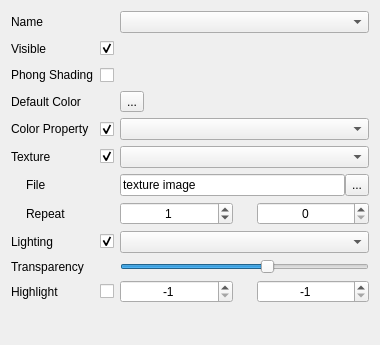
<?xml version="1.0" encoding="UTF-8"?>
<ui version="4.0">
 <class>WidgetLinesDrawable</class>
 <widget class="QWidget" name="WidgetLinesDrawable">
  <property name="geometry">
   <rect>
    <x>0</x>
    <y>0</y>
    <width>380</width>
    <height>345</height>
   </rect>
  </property>
  <property name="windowTitle">
   <string>Surface mesh renderer</string>
  </property>
  <property name="locale">
   <locale language="English" country="UnitedStates"/>
  </property>
  <layout class="QVBoxLayout" name="verticalLayout">
   <item>
    <layout class="QGridLayout" name="gridLayout">
     <item row="0" column="0">
      <widget class="QLabel" name="labelName">
       <property name="maximumSize">
        <size>
         <width>16777215</width>
         <height>20</height>
        </size>
       </property>
       <property name="text">
        <string>Name</string>
       </property>
      </widget>
     </item>
     <item row="1" column="0">
      <widget class="QLabel" name="labelVisible">
       <property name="maximumSize">
        <size>
         <width>16777215</width>
         <height>20</height>
        </size>
       </property>
       <property name="text">
        <string>Visible</string>
       </property>
      </widget>
     </item>
     <item row="1" column="1">
      <widget class="QCheckBox" name="checkBoxVisible">
       <property name="toolTip">
        <string>Show/Hide surface</string>
       </property>
       <property name="text">
        <string/>
       </property>
       <property name="checked">
        <bool>true</bool>
       </property>
      </widget>
     </item>
     <item row="1" column="2">
      <spacer name="horizontalSpacer">
       <property name="orientation">
        <enum>Qt::Horizontal</enum>
       </property>
       <property name="sizeHint" stdset="0">
        <size>
         <width>239</width>
         <height>20</height>
        </size>
       </property>
      </spacer>
     </item>
     <item row="2" column="0">
      <widget class="QLabel" name="labelPhongShading">
       <property name="text">
        <string>Phong Shading</string>
       </property>
      </widget>
     </item>
     <item row="2" column="1">
      <widget class="QCheckBox" name="checkBoxPhongShading">
       <property name="minimumSize">
        <size>
         <width>0</width>
         <height>20</height>
        </size>
       </property>
       <property name="toolTip">
        <string>Check to enable Phong shading</string>
       </property>
       <property name="text">
        <string/>
       </property>
      </widget>
     </item>
     <item row="2" column="2">
      <spacer name="horizontalSpacer_2">
       <property name="orientation">
        <enum>Qt::Horizontal</enum>
       </property>
       <property name="sizeHint" stdset="0">
        <size>
         <width>239</width>
         <height>20</height>
        </size>
       </property>
      </spacer>
     </item>
     <item row="3" column="0">
      <widget class="QLabel" name="labelDefaultColor">
       <property name="text">
        <string>Default Color</string>
       </property>
      </widget>
     </item>
     <item row="3" column="2">
      <layout class="QHBoxLayout" name="horizontalLayout_3">
       <item>
        <widget class="QToolButton" name="toolButtonDefaultColor">
         <property name="toolTip">
          <string>Default surface color</string>
         </property>
         <property name="text">
          <string>...</string>
         </property>
        </widget>
       </item>
       <item>
        <spacer name="horizontalSpacer_3">
         <property name="orientation">
          <enum>Qt::Horizontal</enum>
         </property>
         <property name="sizeHint" stdset="0">
          <size>
           <width>108</width>
           <height>20</height>
          </size>
         </property>
        </spacer>
       </item>
      </layout>
     </item>
     <item row="4" column="0">
      <widget class="QLabel" name="labelColorProperty">
       <property name="text">
        <string>Color Property</string>
       </property>
      </widget>
     </item>
     <item row="4" column="1">
      <widget class="QCheckBox" name="checkBoxColorProperty">
       <property name="minimumSize">
        <size>
         <width>0</width>
         <height>20</height>
        </size>
       </property>
       <property name="toolTip">
        <string>Check to enable Phong shading</string>
       </property>
       <property name="text">
        <string/>
       </property>
       <property name="checked">
        <bool>true</bool>
       </property>
      </widget>
     </item>
     <item row="4" column="2">
      <widget class="QComboBox" name="comboBoxColorProperty">
       <property name="toolTip">
        <string>Select the scalar field to visualize</string>
       </property>
      </widget>
     </item>
     <item row="5" column="0">
      <widget class="QLabel" name="labelTexture">
       <property name="text">
        <string>Texture</string>
       </property>
      </widget>
     </item>
     <item row="5" column="1">
      <widget class="QCheckBox" name="checkBoxTexture">
       <property name="toolTip">
        <string>Use texture for color mapping</string>
       </property>
       <property name="text">
        <string/>
       </property>
       <property name="checked">
        <bool>true</bool>
       </property>
      </widget>
     </item>
     <item row="5" column="2">
      <widget class="QComboBox" name="comboBoxTexture">
       <property name="toolTip">
        <string>Colormap style</string>
       </property>
      </widget>
     </item>
     <item row="6" column="0">
      <layout class="QHBoxLayout" name="horizontalLayout">
       <item>
        <spacer name="horizontalSpacer_7">
         <property name="orientation">
          <enum>Qt::Horizontal</enum>
         </property>
         <property name="sizeType">
          <enum>QSizePolicy::Minimum</enum>
         </property>
         <property name="sizeHint" stdset="0">
          <size>
           <width>15</width>
           <height>22</height>
          </size>
         </property>
        </spacer>
       </item>
       <item>
        <widget class="QLabel" name="labelTextureFile">
         <property name="sizePolicy">
          <sizepolicy hsizetype="Preferred" vsizetype="Preferred">
           <horstretch>0</horstretch>
           <verstretch>0</verstretch>
          </sizepolicy>
         </property>
         <property name="minimumSize">
          <size>
           <width>30</width>
           <height>22</height>
          </size>
         </property>
         <property name="text">
          <string>File</string>
         </property>
        </widget>
       </item>
      </layout>
     </item>
     <item row="6" column="2">
      <layout class="QHBoxLayout" name="horizontalLayout_17">
       <property name="spacing">
        <number>0</number>
       </property>
       <item>
        <widget class="QLineEdit" name="lineEditTextureFile">
         <property name="sizePolicy">
          <sizepolicy hsizetype="Expanding" vsizetype="Preferred">
           <horstretch>0</horstretch>
           <verstretch>0</verstretch>
          </sizepolicy>
         </property>
         <property name="minimumSize">
          <size>
           <width>50</width>
           <height>22</height>
          </size>
         </property>
         <property name="maximumSize">
          <size>
           <width>16777215</width>
           <height>16777215</height>
          </size>
         </property>
         <property name="text">
          <string>texture image</string>
         </property>
         <property name="alignment">
          <set>Qt::AlignLeading|Qt::AlignLeft|Qt::AlignVCenter</set>
         </property>
         <property name="readOnly">
          <bool>true</bool>
         </property>
        </widget>
       </item>
       <item>
        <widget class="QToolButton" name="toolButtonTextureFile">
         <property name="sizePolicy">
          <sizepolicy hsizetype="Fixed" vsizetype="Preferred">
           <horstretch>0</horstretch>
           <verstretch>0</verstretch>
          </sizepolicy>
         </property>
         <property name="minimumSize">
          <size>
           <width>20</width>
           <height>22</height>
          </size>
         </property>
         <property name="text">
          <string>...</string>
         </property>
        </widget>
       </item>
      </layout>
     </item>
     <item row="7" column="0">
      <layout class="QHBoxLayout" name="horizontalLayout_5">
       <item>
        <spacer name="horizontalSpacer_8">
         <property name="orientation">
          <enum>Qt::Horizontal</enum>
         </property>
         <property name="sizeType">
          <enum>QSizePolicy::Minimum</enum>
         </property>
         <property name="sizeHint" stdset="0">
          <size>
           <width>15</width>
           <height>22</height>
          </size>
         </property>
        </spacer>
       </item>
       <item>
        <widget class="QLabel" name="labelTextureRepeat">
         <property name="sizePolicy">
          <sizepolicy hsizetype="Preferred" vsizetype="Preferred">
           <horstretch>0</horstretch>
           <verstretch>0</verstretch>
          </sizepolicy>
         </property>
         <property name="minimumSize">
          <size>
           <width>30</width>
           <height>22</height>
          </size>
         </property>
         <property name="text">
          <string>Repeat</string>
         </property>
        </widget>
       </item>
      </layout>
     </item>
     <item row="7" column="2">
      <layout class="QHBoxLayout" name="horizontalLayout_2">
       <item>
        <widget class="QSpinBox" name="spinBoxTextureRepeat">
         <property name="sizePolicy">
          <sizepolicy hsizetype="Expanding" vsizetype="Preferred">
           <horstretch>0</horstretch>
           <verstretch>0</verstretch>
          </sizepolicy>
         </property>
         <property name="minimumSize">
          <size>
           <width>20</width>
           <height>22</height>
          </size>
         </property>
         <property name="alignment">
          <set>Qt::AlignCenter</set>
         </property>
         <property name="readOnly">
          <bool>false</bool>
         </property>
         <property name="value">
          <number>1</number>
         </property>
        </widget>
       </item>
       <item>
        <spacer name="horizontalSpacer_4">
         <property name="orientation">
          <enum>Qt::Horizontal</enum>
         </property>
         <property name="sizeType">
          <enum>QSizePolicy::Minimum</enum>
         </property>
         <property name="sizeHint" stdset="0">
          <size>
           <width>18</width>
           <height>17</height>
          </size>
         </property>
        </spacer>
       </item>
       <item>
        <widget class="QSpinBox" name="spinBoxFractionalRepeat">
         <property name="sizePolicy">
          <sizepolicy hsizetype="Expanding" vsizetype="Preferred">
           <horstretch>0</horstretch>
           <verstretch>0</verstretch>
          </sizepolicy>
         </property>
         <property name="minimumSize">
          <size>
           <width>20</width>
           <height>22</height>
          </size>
         </property>
         <property name="alignment">
          <set>Qt::AlignCenter</set>
         </property>
        </widget>
       </item>
      </layout>
     </item>
     <item row="8" column="0">
      <widget class="QLabel" name="labelLighting">
       <property name="maximumSize">
        <size>
         <width>16777215</width>
         <height>20</height>
        </size>
       </property>
       <property name="text">
        <string>Lighting</string>
       </property>
      </widget>
     </item>
     <item row="8" column="1">
      <widget class="QCheckBox" name="checkBoxLighting">
       <property name="toolTip">
        <string>Show/Hide surface</string>
       </property>
       <property name="text">
        <string/>
       </property>
       <property name="checked">
        <bool>true</bool>
       </property>
      </widget>
     </item>
     <item row="8" column="2">
      <widget class="QComboBox" name="comboBoxLighting">
       <property name="toolTip">
        <string>Select the scalar field to visualize</string>
       </property>
      </widget>
     </item>
     <item row="9" column="0">
      <widget class="QLabel" name="labelTransparency">
       <property name="text">
        <string>Transparency</string>
       </property>
      </widget>
     </item>
     <item row="9" column="2">
      <widget class="QSlider" name="horizontalTransparency">
       <property name="sizePolicy">
        <sizepolicy hsizetype="Expanding" vsizetype="Fixed">
         <horstretch>0</horstretch>
         <verstretch>0</verstretch>
        </sizepolicy>
       </property>
       <property name="toolTip">
        <string>The opacity of the surface</string>
       </property>
       <property name="maximum">
        <number>100</number>
       </property>
       <property name="value">
        <number>60</number>
       </property>
       <property name="orientation">
        <enum>Qt::Horizontal</enum>
       </property>
      </widget>
     </item>
     <item row="10" column="0">
      <widget class="QLabel" name="labelHighlight">
       <property name="text">
        <string>Highlight</string>
       </property>
      </widget>
     </item>
     <item row="10" column="1">
      <widget class="QCheckBox" name="checkBoxUseColorProperty_2">
       <property name="minimumSize">
        <size>
         <width>0</width>
         <height>20</height>
        </size>
       </property>
       <property name="toolTip">
        <string>Check to enable Phong shading</string>
       </property>
       <property name="text">
        <string/>
       </property>
      </widget>
     </item>
     <item row="10" column="2">
      <layout class="QHBoxLayout" name="horizontalLayout_4">
       <item>
        <widget class="QSpinBox" name="spinBoxHighlightLow">
         <property name="sizePolicy">
          <sizepolicy hsizetype="Expanding" vsizetype="Preferred">
           <horstretch>0</horstretch>
           <verstretch>0</verstretch>
          </sizepolicy>
         </property>
         <property name="minimumSize">
          <size>
           <width>20</width>
           <height>22</height>
          </size>
         </property>
         <property name="alignment">
          <set>Qt::AlignCenter</set>
         </property>
         <property name="minimum">
          <number>-1</number>
         </property>
         <property name="maximum">
          <number>999999999</number>
         </property>
         <property name="value">
          <number>-1</number>
         </property>
        </widget>
       </item>
       <item>
        <spacer name="horizontalSpacer_6">
         <property name="orientation">
          <enum>Qt::Horizontal</enum>
         </property>
         <property name="sizeType">
          <enum>QSizePolicy::Minimum</enum>
         </property>
         <property name="sizeHint" stdset="0">
          <size>
           <width>18</width>
           <height>17</height>
          </size>
         </property>
        </spacer>
       </item>
       <item>
        <widget class="QSpinBox" name="spinBoxHighlightHigh">
         <property name="sizePolicy">
          <sizepolicy hsizetype="Expanding" vsizetype="Preferred">
           <horstretch>0</horstretch>
           <verstretch>0</verstretch>
          </sizepolicy>
         </property>
         <property name="minimumSize">
          <size>
           <width>20</width>
           <height>22</height>
          </size>
         </property>
         <property name="alignment">
          <set>Qt::AlignCenter</set>
         </property>
         <property name="minimum">
          <number>-1</number>
         </property>
         <property name="maximum">
          <number>999999999</number>
         </property>
         <property name="value">
          <number>-1</number>
         </property>
        </widget>
       </item>
      </layout>
     </item>
     <item row="0" column="2">
      <widget class="QComboBox" name="comboBoxDrawables">
       <property name="toolTip">
        <string>Select the scalar field to visualize</string>
       </property>
      </widget>
     </item>
    </layout>
   </item>
   <item>
    <spacer name="verticalSpacer">
     <property name="orientation">
      <enum>Qt::Vertical</enum>
     </property>
     <property name="sizeType">
      <enum>QSizePolicy::Expanding</enum>
     </property>
     <property name="sizeHint" stdset="0">
      <size>
       <width>20</width>
       <height>5</height>
      </size>
     </property>
    </spacer>
   </item>
  </layout>
 </widget>
 <tabstops>
  <tabstop>checkBoxPhongShading</tabstop>
  <tabstop>checkBoxColorProperty</tabstop>
  <tabstop>checkBoxVisible</tabstop>
  <tabstop>horizontalTransparency</tabstop>
 </tabstops>
 <resources/>
 <connections/>
</ui>
